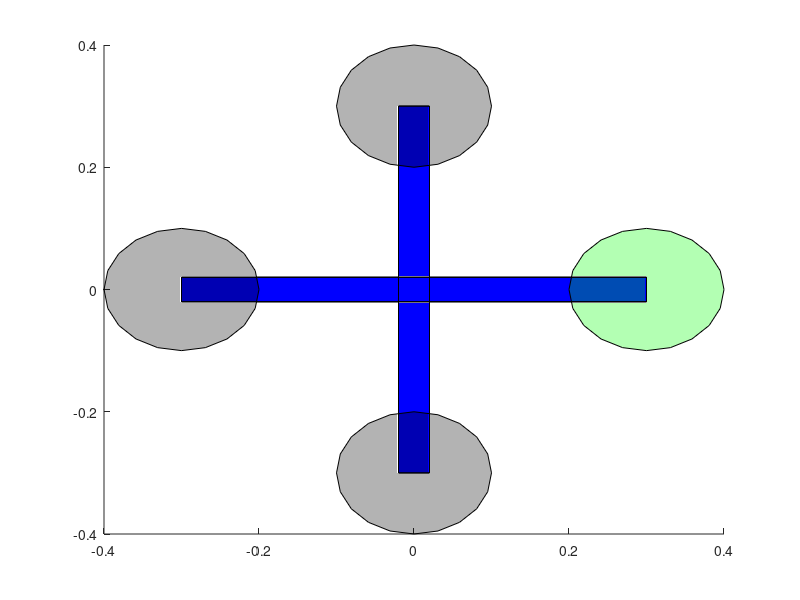

MATLAB code for this plot:


% This function defines the quadrotor model. Parameters are saved in a .mat
% file to be loaded during the simulation initialization phase. Verify that
% the Quad.plot_arm, Quad.plot_arm_t, and Quad.plot_prop match related 
% values in  quad_variables.m. In this script, the variables are for 
% plotting purposes only and do not impact the dynamics.

global Quad

%% Define the Initial Coordinates of the Arms and Rotors

Quad.plot_arm = .3;     % Distance from the center of mass to the each motor (m)
Quad.plot_arm_t = .02;   %Thickness of the quadrotor's arms for drawing purposes (m)
Quad.plot_prop = .1;   %Radius of the propellor (m)

% Vertex Values for Y axis arm (m). Measurements from a 3DR kit
x1=-Quad.plot_arm;
x2=Quad.plot_arm;
y1=-Quad.plot_arm_t;
y2=Quad.plot_arm_t;
z1=-Quad.plot_arm_t;
z2=Quad.plot_arm_t;

% Vertex locations
vertex_matrix=[x1 y1 z1; 
   x2 y1 z1;
   x2 y2 z1;
   x1 y2 z1;
   x1 y1 z2;
   x2 y1 z2;
   x2 y2 z2;
   x1 y2 z2];

% Faces Matrix, entries refer to vertices in each face
face_matrix=[1 2 6 5;              
     2 3 7 6;
     3 4 8 7;
     4 1 5 8;
     1 2 3 4;
     5 6 7 8];

 
 X_arm=patch('faces',face_matrix,...
     'vertices',vertex_matrix,...
     'facecolor','b',...
     'edgecolor',[0 0 0],'facecolor','b');

% Vertex Values for X axis arm (m). Measurements from a 3DR kit
y1=-Quad.plot_arm;
y2=Quad.plot_arm;
x1=-Quad.plot_arm_t;
x2=Quad.plot_arm_t;
z1=-Quad.plot_arm_t;
z2=Quad.plot_arm_t;

vertex_matrix=[x1 y1 z1; 
   x2 y1 z1;
   x2 y2 z1;
   x1 y2 z1;
   x1 y1 z2;
   x2 y1 z2;
   x2 y2 z2;
   x1 y2 z2];

Y_arm=patch('faces',face_matrix,...
     'vertices',vertex_matrix,...
     'facecolor','b',...
     'edgecolor',[0 0 0],'facecolor','b');
 
 % Draw the Rotor area
 t=0:pi/10:2*pi;    %rotor circumfrence points
 X=Quad.plot_prop*cos(t);      
 Y=Quad.plot_prop*sin(t); 
 Z=zeros(size(t))+Quad.plot_arm_t;
 C=zeros(size(t));
 Quad.C = C;

 Motor1 = patch(X+Quad.plot_arm,Y,Z,C,'facealpha',.3,'facecolor','g'); %(Motor 1)
 Motor2 = patch(X,Y-Quad.plot_arm,Z,C,'facealpha',.3,'facecolor','k'); %(Motor 2)
 Motor3 = patch(X-Quad.plot_arm,Y,Z,C,'facealpha',.3,'facecolor','k'); %(Motor 3)
 Motor4 = patch(X,Y+Quad.plot_arm,Z,C,'facealpha',.3,'facecolor','k'); %(Motor 4)
 
 %Coordinates of each face in each axis (4 coordinates x 6 faces)
 Quad.X_armX = get(X_arm,'xdata');
 Quad.X_armY = get(X_arm,'ydata');
 Quad.X_armZ = get(X_arm,'zdata');
 
 Quad.Y_armX = get(Y_arm,'xdata');
 Quad.Y_armY = get(Y_arm,'ydata');
 Quad.Y_armZ = get(Y_arm,'zdata');
  
 %Coordinates of each rotor in each axis (21 coordinates x 1 face)
 Quad.Motor1X = get(Motor1,'xdata');
 Quad.Motor1Y = get(Motor1,'ydata');
 Quad.Motor1Z = get(Motor1,'zdata');

 Quad.Motor2X = get(Motor2,'xdata');
 Quad.Motor2Y = get(Motor2,'ydata');
 Quad.Motor2Z = get(Motor2,'zdata');
 
 Quad.Motor3X = get(Motor3,'xdata');
 Quad.Motor3Y = get(Motor3,'ydata');
 Quad.Motor3Z = get(Motor3,'zdata');
 
 Quad.Motor4X = get(Motor4,'xdata');
 Quad.Motor4Y = get(Motor4,'ydata');
 Quad.Motor4Z = get(Motor4,'zdata'); 